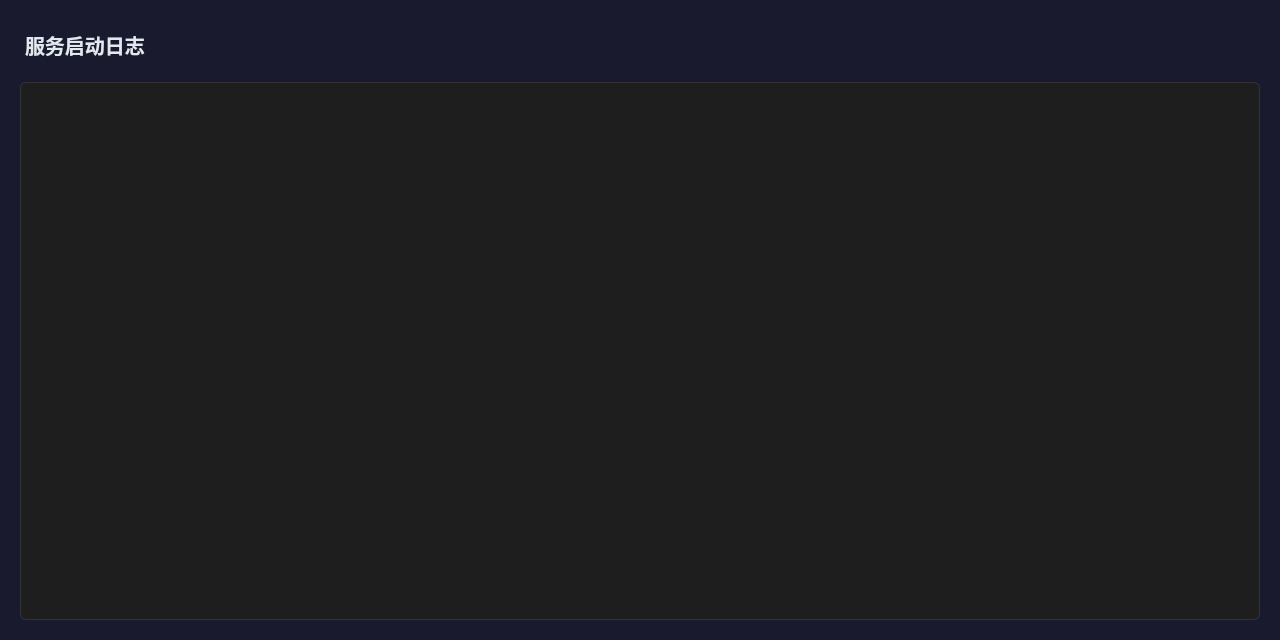
<?xml version="1.0" encoding="UTF-8"?>
<ui version="4.0">
 <class>LogPage</class>
 <widget class="QWidget" name="LogPage">
  <property name="geometry">
   <rect>
    <x>0</x>
    <y>0</y>
    <width>1280</width>
    <height>640</height>
   </rect>
  </property>
  <property name="windowTitle">
   <string>服务日志</string>
  </property>
  <property name="styleSheet">
   <string notr="true">
    QWidget#LogPage {
      background-color: #1A1A2E;
    }
   </string>
  </property>
  <layout class="QVBoxLayout" name="verticalLayout">
   <property name="spacing">
    <number>12</number>
   </property>
   <property name="leftMargin">
    <number>20</number>
   </property>
   <property name="topMargin">
    <number>20</number>
   </property>
   <property name="rightMargin">
    <number>20</number>
   </property>
   <property name="bottomMargin">
    <number>20</number>
   </property>
   <item>
    <widget class="QLabel" name="labelTitle">
     <property name="text">
      <string>服务启动日志</string>
     </property>
     <property name="styleSheet">
      <string notr="true">
       QLabel {
         color: #E2E8F0;
         font-size: 20px;
         font-weight: bold;
         padding: 10px 0px;
       }
      </string>
     </property>
    </widget>
   </item>
   <item>
    <layout class="QVBoxLayout" name="layoutLog">
     <property name="spacing">
      <number>0</number>
     </property>
     <item>
      <widget class="QPlainTextEdit" name="logDisplay">
       <property name="readOnly">
        <bool>true</bool>
       </property>
       <property name="styleSheet">
        <string notr="true">
         QPlainTextEdit {
           background-color: #1E1E1E;
           color: #00FF00;
           border: 1px solid #333333;
           border-radius: 6px;
           padding: 10px;
           font-family: 'Consolas', 'Courier New', monospace;
           font-size: 12px;
           line-height: 1.4;
         }
         QPlainTextEdit QScrollBar:vertical {
           background-color: #2A2A2A;
           width: 10px;
         }
         QPlainTextEdit QScrollBar::handle:vertical {
           background-color: #555555;
           border-radius: 5px;
         }
         QPlainTextEdit QScrollBar::handle:vertical:hover {
           background-color: #777777;
         }
        </string>
       </property>
      </widget>
     </item>
    </layout>
   </item>
  </layout>
 </widget>
 <resources/>
 <connections/>
</ui>
